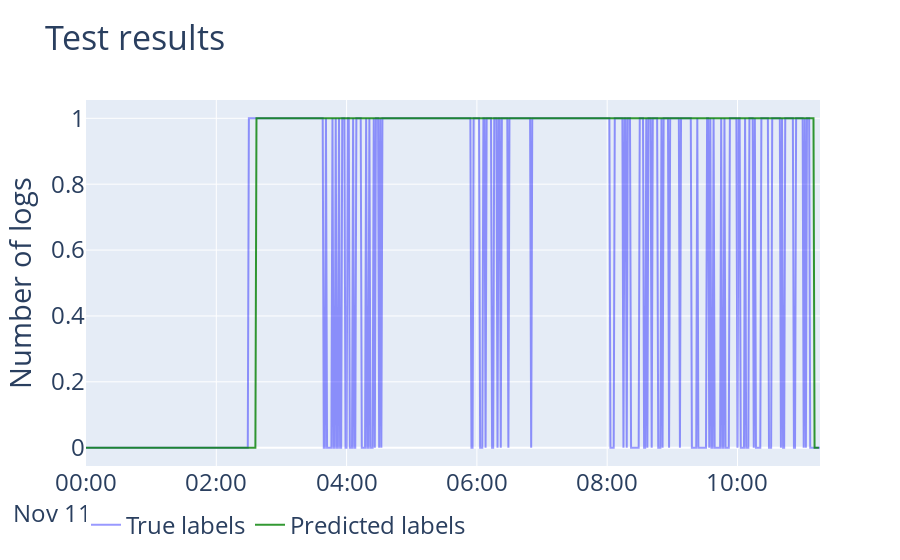

This figure's notebook cell:
### Code cell
import plotly.graph_objects as go

fig = go.Figure()
fig.add_trace(
    go.Scatter(
        x=test_true_labels.index,
        y=test_true_labels.values,
        mode="lines",
        line_color="blue",
        line_width=2,
        opacity=0.4,
        name="True labels",
        showlegend=True,
    )
)
fig.add_trace(
    go.Scatter(
        x=test_pred_labels.index,
        y=test_pred_labels.values,
        mode="lines",
        line_color="green",
        line_width=2,
        opacity=0.8,
        name="Predicted labels",
        showlegend=True,
    )
)
fig.update_layout(
    title="Test results",
    yaxis_title="Number of logs",
    font=dict(size=24),
    legend=dict(orientation="h"),
)
fig.show()

### Figure 1 — Plotly figure (JSON) as saved in the notebook; plotly's stock layout.template omitted (floating-point values rounded to 4 significant figures; data arrays with more than 128 entries replaced by an {"elided": "..."} marker saying what was removed)
{"data": [{"line": {"color": "blue", "width": 2}, "mode": "lines", "name": "True labels", "opacity": 0.4, "showlegend": true, "type": "scatter", "x": {"elided": "677 str values"}, "y": {"elided": "677 int values"}}, {"line": {"color": "green", "width": 2}, "mode": "lines", "name": "Predicted labels", "opacity": 0.8, "showlegend": true, "type": "scatter", "x": {"elided": "676 str values"}, "y": {"elided": "676 int values"}}], "layout": {"font": {"size": 24}, "legend": {"orientation": "h"}, "title": {"text": "Test results"}, "yaxis": {"title": {"text": "Number of logs"}}}}
